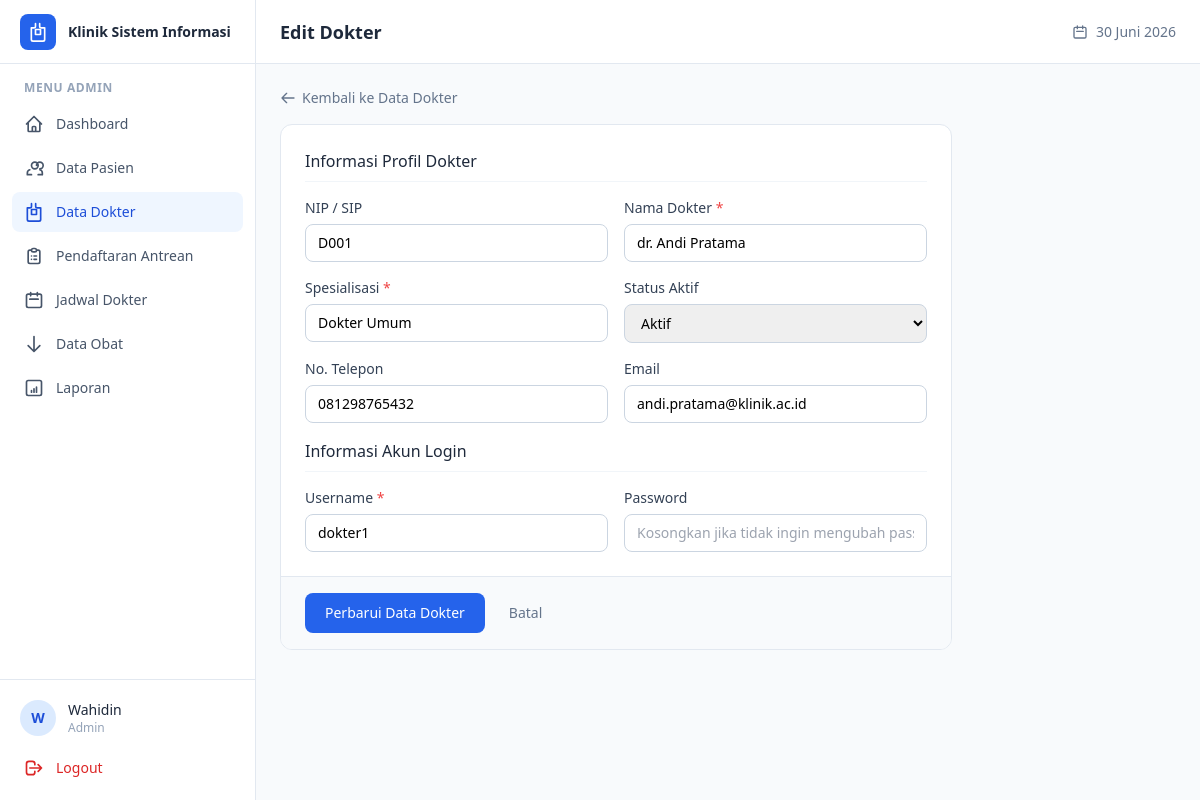
Screenshot of /admin/data_dokter/edit.php?id=1 (signed in) with the database file from the repository.
### tables this page shows
CREATE TABLE dokter (
    id_dokter      INT AUTO_INCREMENT PRIMARY KEY,
    nip_dokter     VARCHAR(30)  NULL UNIQUE,
    nama_dokter    VARCHAR(100) NOT NULL,
    spesialisasi   VARCHAR(100) DEFAULT 'Dokter Umum',
    no_telepon     VARCHAR(20)  NULL,
    email          VARCHAR(100) NULL,
    foto           VARCHAR(255) NULL,
    status_aktif   ENUM('aktif','nonaktif') DEFAULT 'aktif',
    created_at     DATETIME DEFAULT CURRENT_TIMESTAMP
);

CREATE TABLE users (
    id_user        INT AUTO_INCREMENT PRIMARY KEY,
    username       VARCHAR(50)  NOT NULL UNIQUE,
    password       VARCHAR(255) NOT NULL,
    role           ENUM('admin','dokter') NOT NULL,
    id_ref         INT NULL,
    email          VARCHAR(100) NULL,
    status_aktif   ENUM('aktif','nonaktif') DEFAULT 'aktif',
    last_login     DATETIME NULL,
    created_at     DATETIME DEFAULT CURRENT_TIMESTAMP,
    updated_at     DATETIME DEFAULT CURRENT_TIMESTAMP ON UPDATE CURRENT_TIMESTAMP
);

### includes/functions.php (called while the page is built, shortened)
<?php
function clean($data) {
    return htmlspecialchars(trim($data), ENT_QUOTES, 'UTF-8');
}

### admin/data_dokter/edit.php (the view, shortened to what this page needs)
<?php
require_once __DIR__ . '/../../includes/functions.php';
$id = $_GET['id'] ?? null;
$stmt = $koneksi->prepare("SELECT * FROM dokter WHERE id_dokter = ?");
$stmt->execute([$id]);
$dokter = $stmt->fetch();
$stmt_user = $koneksi->prepare("SELECT id_user, username FROM users WHERE role = 'dokter' AND id_ref = ?");
$stmt_user->execute([$id]);
$akun = $stmt_user->fetch();
require_once __DIR__ . '/../../includes/header.php';
?>
<div class="max-w-2xl">
    <a href="index.php" class="inline-flex items-center gap-1.5 text-sm text-slate-500 hover:text-slate-700 mb-4">
        <svg class="h-4 w-4" fill="none" viewBox="0 0 24 24" stroke="currentColor"><path stroke-linecap="round" stroke-linejoin="round" stroke-width="2" d="M10 19l-7-7m0 0l7-7m-7 7h18" /></svg>
        Kembali ke Data Dokter
    </a>
    <form method="POST" class="bg-white rounded-xl border border-slate-200 overflow-hidden">
        <div class="p-6 space-y-4">
            <h3 class="font-medium text-slate-800 border-b border-slate-100 pb-2 mb-4">Informasi Profil Dokter</h3>
            <div class="grid grid-cols-1 sm:grid-cols-2 gap-4">
                <div>
                    <label class="block text-sm font-medium text-slate-700 mb-1.5">NIP / SIP</label>
                    <input type="text" name="nip_dokter" value="<?= clean($_POST['nip_dokter'] ?? $dokter['nip_dokter']) ?>"
                           class="w-full px-3 py-2 border border-slate-300 rounded-lg text-sm focus:ring-2 focus:ring-blue-500 focus:border-blue-500 outline-none">
                </div>
                <div>
                    <label class="block text-sm font-medium text-slate-700 mb-1.5">Nama Dokter <span class="text-red-500">*</span></label>
                    <input type="text" name="nama_dokter" required value="<?= clean($_POST['nama_dokter'] ?? $dokter['nama_dokter']) ?>"
                           class="w-full px-3 py-2 border border-slate-300 rounded-lg text-sm focus:ring-2 focus:ring-blue-500 focus:border-blue-500 outline-none">
                </div>
                <div>
                    <label class="block text-sm font-medium text-slate-700 mb-1.5">Spesialisasi <span class="text-red-500">*</span></label>
                    <input type="text" name="spesialisasi" required value="<?= clean($_POST['spesialisasi'] ?? $dokter['spesialisasi']) ?>"
                           class="w-full px-3 py-2 border border-slate-300 rounded-lg text-sm focus:ring-2 focus:ring-blue-500 focus:border-blue-500 outline-none">
                </div>
                <div>
                    <label class="block text-sm font-medium text-slate-700 mb-1.5">Status Aktif</label>
                    <select name="status_aktif" class="w-full px-3 py-2 border border-slate-300 rounded-lg text-sm focus:ring-2 focus:ring-blue-500 focus:border-blue-500 outline-none">
                        <option value="aktif" <?= (($_POST['status_aktif'] ?? $dokter['status_aktif']) === 'aktif') ? 'selected' : '' ?>>Aktif</option>
                    </select>
                </div>
                <div>
                    <label class="block text-sm font-medium text-slate-700 mb-1.5">No. Telepon</label>
                    <input type="text" name="no_telepon" value="<?= clean($_POST['no_telepon'] ?? $dokter['no_telepon']) ?>"
                           class="w-full px-3 py-2 border border-slate-300 rounded-lg text-sm focus:ring-2 focus:ring-blue-500 focus:border-blue-500 outline-none">
                </div>
                <div>
                    <label class="block text-sm font-medium text-slate-700 mb-1.5">Email</label>
                    <input type="email" name="email" value="<?= clean($_POST['email'] ?? $dokter['email']) ?>"
                           class="w-full px-3 py-2 border border-slate-300 rounded-lg text-sm focus:ring-2 focus:ring-blue-500 focus:border-blue-500 outline-none">
                </div>
            </div>
            <h3 class="font-medium text-slate-800 border-b border-slate-100 pb-2 mt-6 mb-4">Informasi Akun Login</h3>
            <div class="grid grid-cols-1 sm:grid-cols-2 gap-4">
                <div>
                    <label class="block text-sm font-medium text-slate-700 mb-1.5">Username <span class="text-red-500">*</span></label>
                    <input type="text" name="username" required value="<?= clean($_POST['username'] ?? ($akun['username'] ?? '')) ?>"
                           class="w-full px-3 py-2 border border-slate-300 rounded-lg text-sm focus:ring-2 focus:ring-blue-500 focus:border-blue-500 outline-none">
                </div>
                <div>
                    <label class="block text-sm font-medium text-slate-700 mb-1.5">Password</label>
                    <input type="password" name="password" placeholder="Kosongkan jika tidak ingin mengubah password"
                           class="w-full px-3 py-2 border border-slate-300 rounded-lg text-sm focus:ring-2 focus:ring-blue-500 focus:border-blue-500 outline-none">
                </div>
            </div>
        </div>
        <div class="bg-slate-50 px-6 py-4 border-t border-slate-200 flex items-center gap-3">
            <button type="submit" class="bg-blue-600 hover:bg-blue-700 text-white text-sm font-medium px-5 py-2.5 rounded-lg transition">
                Perbarui Data Dokter
            </button>
            <a href="index.php" class="text-sm text-slate-500 hover:text-slate-700 px-3 py-2.5">Batal</a>
        </div>
    </form>
</div>
<?php require_once __DIR__ . '/../../includes/footer.php'; ?>

### rows the page displays
dokter: nip_dokter "D001", nama_dokter "dr. Andi Pratama", spesialisasi "Dokter Umum", status_aktif "Aktif", no_telepon "081298765432", email "andi.pratama@klinik.ac.id"
users: username "dokter1"

### other values shown
substr($nama_user, 0, 1) "W"
$nama_user "Wahidin"
$role "Admin"
$judul_halaman "Edit Dokter"
